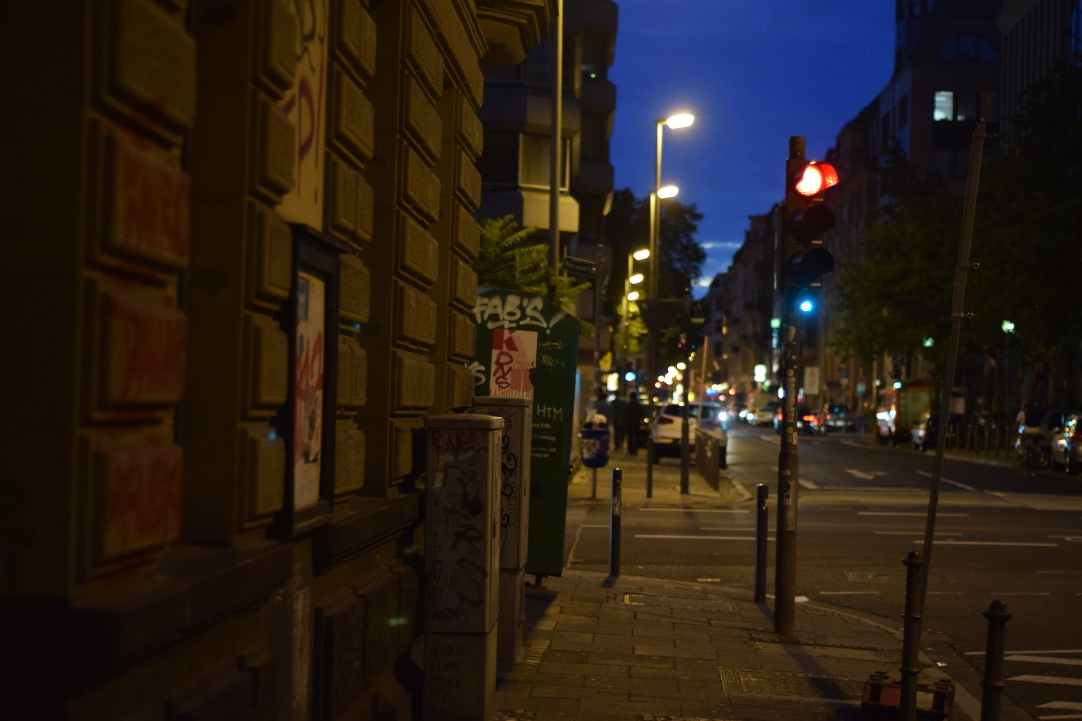
#> input picture opencv/commercial/Instructions/CV_Fundamentals/blurring/street.jpg, 1082 x 721 px
$ python blurring.py
#> lines starting #> are read from the running program, lines starting #| are printed output that depends on the picture
import cv2
import numpy as np

img = cv2.imread( "street.jpg" )
#> img is the input picture: shape (721, 1082, 3); mean B, G, R 22.7, 31.2, 41.5

blur = cv2.blur( img, (9,9) )
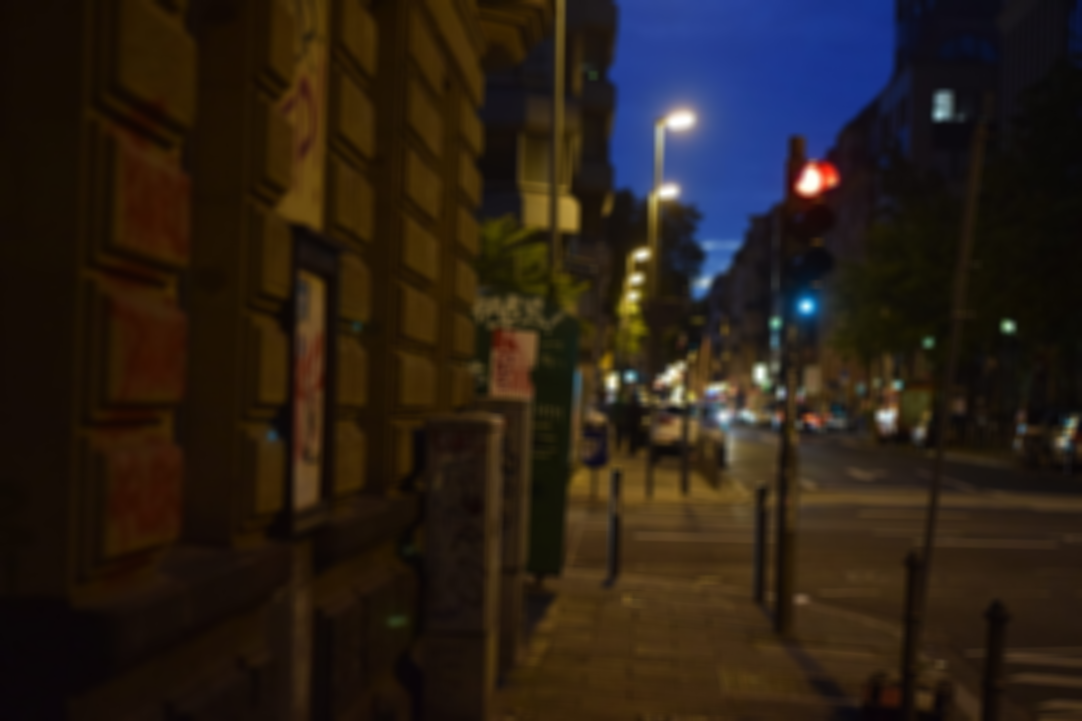
#> blur: shape (721, 1082, 3); mean B, G, R 22.7, 31.2, 41.5
gauss = cv2.GaussianBlur( img, (9,9), 3 )
median = cv2.medianBlur(img, 9)

cv2.imshow("Mean", blur)
cv2.imshow("Gaussian", gauss)
cv2.imshow("Median", median)

cv2.imwrite("mean.jpg", blur)
cv2.imwrite("gaussian.jpg", gauss)
cv2.imwrite("median.jpg", median)

cv2.waitKey(0)
cv2.destroyAllWindows()
